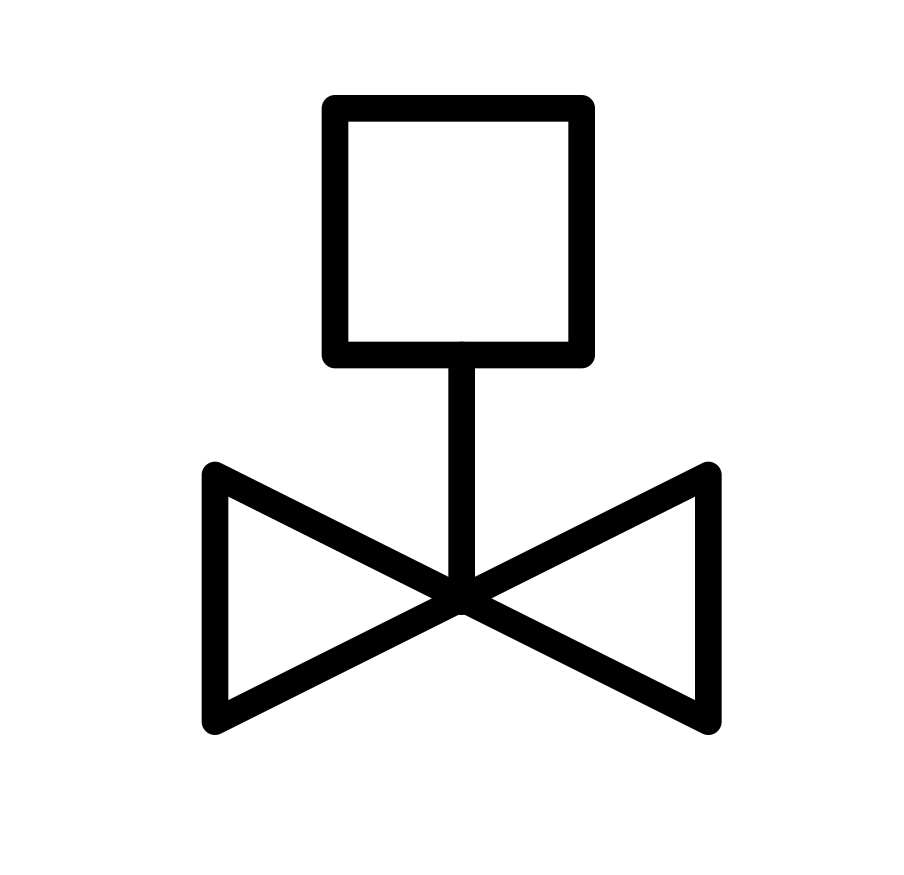
#> input picture input_CAD/targetA.png, 904 x 875 px, given in place of butterfly_valve.png, which was not available
$ python main.py
#> lines starting #> are read from the running program, lines starting #| are printed output that depends on the picture; after the words box and inside, x2 and y2 are one past the last pixel; in counts of white or black regions, pixels touching at a corner belong together; pictures that were not available may be replaced by others from this repository, and a replacement may not be noted
### detector.py
import cv2
import numpy as np
import os
import multiprocessing
from joblib import Parallel, delayed
import concurrent.futures


class PatternDetector:
    def __init__(self, threshold=0.7, scale_range=(0.2, 2.0), scale_steps=20, rotations=None):
        """
        Initialize the pattern detector.

        Args:
            threshold: Matching threshold (0-1), higher values mean more strict matching
            scale_range: Tuple of (min_scale, max_scale) to search through
            scale_steps: Number of scale steps to use
            rotations: List of rotation angles to check (in degrees), defaults to [0, 90, 180, 270]
        """
        self.threshold = threshold
        self.scale_range = scale_range
        self.scale_steps = scale_steps
        self.rotations = rotations if rotations is not None else [0, 90, 180, 270]

    def detect_pattern(self, image, template):
        """
        Detect occurrences of the template in the image at multiple scales and rotations.

        Args:
            image: Input image to search in
            template: Template image to search for

        Returns:
            List of rectangles (x, y, w, h, angle) where pattern was found
        """
        # Convert images to grayscale
        if len(image.shape) == 3:
            gray_image = cv2.cvtColor(image, cv2.COLOR_BGR2GRAY)
        else:
            gray_image = image

        if len(template.shape) == 3:
            gray_template = cv2.cvtColor(template, cv2.COLOR_BGR2GRAY)
        else:
            gray_template = template

        # Get dimensions
        img_h, img_w = gray_image.shape

        # Create scale list
        min_scale, max_scale = self.scale_range
        scales = np.linspace(min_scale, max_scale, self.scale_steps)

        # Store all matches from different scales and rotations
        all_rectangles = []
        scale_match_counts = {}

        # Try different rotations
        for angle in self.rotations:
            # Rotate template
            if angle == 0:
                rotated_template = gray_template
            else:
                # Rotate around center
                center = (gray_template.shape[1] // 2, gray_template.shape[0] // 2)
                rotation_matrix = cv2.getRotationMatrix2D(center, angle, 1.0)
                rotated_template = cv2.warpAffine(
                    gray_template,
                    rotation_matrix,
                    (gray_template.shape[1], gray_template.shape[0]),
                    flags=cv2.INTER_LINEAR
                )

            # Generate scales for matching
            for scale in scales:
                # Resize template based on scale
                scaled_h = int(rotated_template.shape[0] * scale)
                scaled_w = int(rotated_template.shape[1] * scale)

                # Skip scales that would make the template larger than the image
                if scaled_h > img_h or scaled_w > img_w or scaled_h <= 10 or scaled_w <= 10:
                    continue

                # Resize template
                scaled_template = cv2.resize(rotated_template, (scaled_w, scaled_h))

                # Perform template matching
                result = cv2.matchTemplate(gray_image, scaled_template, cv2.TM_CCOEFF_NORMED)

                # Find locations where the matching exceeds our threshold
                locations = np.where(result >= self.threshold)

                # Track matches per scale for anomaly detection
                scale_key = f"{angle}_{scale:.3f}"
                scale_match_counts[scale_key] = len(locations[0])

                # Convert to list of rectangles with rotation angle
                for pt in zip(*locations[::-1]):  # Swap columns and rows
                    all_rectangles.append((pt[0], pt[1], scaled_w, scaled_h, angle, scale))

                # Print status for large-scale operations
                if len(locations[0]) > 0:
                    print(f"Found {len(locations[0])} matches at angle={angle}, scale={scale:.2f}")

        # Check for anomalies in match counts
        if scale_match_counts:
            avg_matches = sum(scale_match_counts.values()) / len(scale_match_counts)
            max_matches = max(scale_match_counts.values())

            # If any scale has significantly more matches than average, it might be detecting noise
            if max_matches > avg_matches * 5 and max_matches > 20:
                print(f"WARNING: Detected possible false positives. Max matches: {max_matches}, Avg: {avg_matches:.2f}")

                # Find the problematic scales
                problematic_scales = [k for k, v in scale_match_counts.items() if v > avg_matches * 3]
                print(f"Problematic scales: {problematic_scales}")

                # Filter out rectangles from problematic scales if necessary
                if max_matches > 100:  # If there's an extreme anomaly
                    filtered_rectangles = []
                    for rect in all_rectangles:
                        x, y, w, h, angle, scale = rect
                        scale_key = f"{angle}_{scale:.3f}"
                        if scale_key not in problematic_scales:
                            filtered_rectangles.append((x, y, w, h, angle))

                    all_rectangles = filtered_rectangles
                else:
                    # Just remove the scale information
                    all_rectangles = [(x, y, w, h, angle) for (x, y, w, h, angle, scale) in all_rectangles]
            else:
                # Remove the scale information
                all_rectangles = [(x, y, w, h, angle) for (x, y, w, h, angle, scale) in all_rectangles]

        # Apply non-maximum suppression to avoid multiple detections of the same object
        filtered_rectangles = self._non_max_suppression(all_rectangles)

        return filtered_rectangles

    def _non_max_suppression(self, rectangles, overlap_threshold=0.3):
        """
        Apply non-maximum suppression to avoid duplicate detections

        Args:
            rectangles: List of rectangles (x, y, w, h, angle)
            overlap_threshold: Maximum allowed overlap

        Returns:
            Filtered list of rectangles
        """
        if not rectangles:
            return []

        # Group rectangles by angle
        angle_groups = {}
        for i, (x, y, w, h, angle) in enumerate(rectangles):
            if angle not in angle_groups:
                angle_groups[angle] = []
            angle_groups[angle].append((i, (x, y, w, h)))

        keep_indices = []

        # Process each angle group separately
        for angle, rects in angle_groups.items():
            indices = [r[0] for r in rects]
            boxes = np.array([[x, y, x + w, y + h] for (_, (x, y, w, h)) in rects])

            if boxes.size == 0:
                continue

            # Extract coordinates
            x1 = boxes[:, 0]
            y1 = boxes[:, 1]
            x2 = boxes[:, 2]
            y2 = boxes[:, 3]

            # Compute area of each box
            area = (x2 - x1) * (y2 - y1)

            # Reject extremely small areas (likely false positives)
            valid_indices = np.where(area > 100)[0]  # Minimum area threshold
            if valid_indices.size == 0:
                continue

            # Filter by area
            x1 = x1[valid_indices]
            y1 = y1[valid_indices]
            x2 = x2[valid_indices]
            y2 = y2[valid_indices]
            area = area[valid_indices]
            indices = [indices[i] for i in valid_indices]

            # Sort boxes by area (larger first)
            order = np.argsort(area)[::-1]

            keep = []
            while order.size > 0:
                i = order[0]
                keep.append(i)

                # Find the intersection with remaining boxes
                xx1 = np.maximum(x1[i], x1[order[1:]])
                yy1 = np.maximum(y1[i], y1[order[1:]])
                xx2 = np.minimum(x2[i], x2[order[1:]])
                yy2 = np.minimum(y2[i], y2[order[1:]])

                # Compute width and height of intersection
                w = np.maximum(0, xx2 - xx1)
                h = np.maximum(0, yy2 - yy1)

                # Compute IoU
                intersection = w * h
                union = area[i] + area[order[1:]] - intersection
                iou = intersection / (union + 1e-6)

                # Higher overlap threshold for smaller objects
                adaptive_threshold = overlap_threshold
                if area[i] < 500:  # For small objects
                    adaptive_threshold = 0.2  # Stricter threshold

                # Remove indices with IoU > threshold
                inds = np.where(iou <= adaptive_threshold)[0]
                order = order[inds + 1]

            # Map back to original indices
            keep_indices.extend([indices[k] for k in keep])

        # Now do another pass to remove overlaps between different angles
        if len(keep_indices) > 1:
            final_rectangles = [rectangles[i] for i in keep_indices]
            all_boxes = np.array([[x, y, x + w, y + h]
                                for (x, y, w, h, _) in final_rectangles])

            x1 = all_boxes[:, 0]
            y1 = all_boxes[:, 1]
            x2 = all_boxes[:, 2]
            y2 = all_boxes[:, 3]

            area = (x2 - x1) * (y2 - y1)

            # Sort by area again (larger first)
            order = np.argsort(area)[::-1]

            final_keep = []
            while order.size > 0:
                i = order[0]
                final_keep.append(i)

                # Skip if this is the last box
                if order.size == 1:
                    break

                # Calculate IoU with remaining boxes
                xx1 = np.maximum(x1[i], x1[order[1:]])
                yy1 = np.maximum(y1[i], y1[order[1:]])
                xx2 = np.minimum(x2[i], x2[order[1:]])
                yy2 = np.minimum(y2[i], y2[order[1:]])

                # Compute width and height of intersection
                w = np.maximum(0, xx2 - xx1)
                h = np.maximum(0, yy2 - yy1)

                # Compute IoU
                intersection = w * h
                union = area[i] + area[order[1:]] - intersection
                iou = intersection / (union + 1e-6)

                # Dynamic threshold based on area
                adaptive_threshold = overlap_threshold
                if area[i] < 500:
                    adaptive_threshold = 0.2

                # Remove indices with IoU > threshold
                inds = np.where(iou <= adaptive_threshold)[0]
                order = order[inds + 1]

            # Return final filtered rectangles
            return [final_rectangles[i] for i in final_keep]

        # Return filtered rectangles with their angles
        return [rectangles[i] for i in keep_indices]

    def highlight_matches(self, image, matches, color=(0, 0, 255), thickness=2):
        """
        Highlight the matches in the image using parallel processing.

        Args:
            image: Input image
            matches: List of rectangles (x, y, w, h, angle)
            color: Color to use for highlighting (BGR)
            thickness: Line thickness

        Returns:
            Image with highlighted matches
        """
        result = image.copy()

        # Set number of cores to use
        num_cores = 16

        # If only a few matches, don't use parallelization
        if len(matches) <= 4:
            for match in matches:
                result = self._highlight_single_match(result, match, color, thickness)
            return result

        # Process matches in parallel using joblib
        processed_results = Parallel(n_jobs=num_cores)(
            delayed(self._highlight_single_match)(result.copy(), match, color, thickness)
            for match in matches
        )

        # Combine the results
        if processed_results:
            # Start with the original image
            final_result = image.copy()

            # Combine all processed images
            for proc_result in processed_results:
                # Create a mask where the processed result differs from the original
                mask = cv2.absdiff(proc_result, image) > 0
                # Apply those differences to the final result
                final_result = np.where(mask, proc_result, final_result)

            return final_result
        else:
            return result

    # [104 lines left out: functions _highlight_single_match, highlight_matches_alt, not called in this run]

    def draw_match_count(self, image, count):
        """
        Draw match count on the image.

        Args:
            image: Input image
            count: Number of matches

        Returns:
            Image with text showing match count
        """
        result = image.copy()
        text = f"Matches: {count}"
        cv2.putText(result, text, (20, 30), cv2.FONT_HERSHEY_SIMPLEX, 1, (0, 0, 255), 2)
        return result

### main.py
import cv2
import os
import numpy as np
import concurrent.futures
import argparse
from functools import partial
from detector import PatternDetector
from datetime import datetime

# Define a parallel foreach function with dopar-like behavior
def foreach_dopar(iterable, func, max_workers=6):
    """
    Execute a function on each item in parallel.
    Similar to R's foreach %dopar% functionality.

    Args:
        iterable: Collection to iterate over
        func: Function to apply to each item
        max_workers: Maximum number of parallel workers

    Returns:
        List of results
    """
    with concurrent.futures.ThreadPoolExecutor(max_workers=max_workers) as executor:
        results = list(executor.map(func, iterable))
    return results

def process_image(image_name, template, detector, input_dir, output_dir):
    """
    Process a single image with the given detector and template.

    Args:
        image_name: Name of the image file
        template: Template image
        detector: PatternDetector instance
        input_dir: Directory containing input images
        output_dir: Directory for output images

    Returns:
        Tuple of (image_name, num_matches)
    """
    # Load the test image from input_CAD directory
    image_path = os.path.join(input_dir, image_name)
    image = cv2.imread(image_path)

    if image is None:
        print(f"Error: Could not read test image {image_path}")
        return image_name, 0

    print(f"\nProcessing {image_name}...")
    print(f"Image dimensions: {image.shape}")
    print(f"Template dimensions: {template.shape}")

    # Detect pattern matches at multiple scales and rotations
    matches = detector.detect_pattern(image, template)
    print(f"Found {len(matches)} matches after filtering")

    # Highlight matches
    result = detector.highlight_matches(image, matches, color=(0, 0, 255))  # Red color

    # Add match count text
    result = detector.draw_match_count(result, len(matches))

    # Save the result
    output_path = os.path.join(output_dir, f"processed_{image_name}")
    cv2.imwrite(output_path, result)

    print(f"Processed {image_name}: Found {len(matches)} matches of pattern")

    return image_name, len(matches)

def generate_detection_report(results, output_file="detection_result.txt"):
    """
    Generate a text report of detection results

    Args:
        results: List of (image_name, match_count) tuples
        output_file: Path where to save the report

    Returns:
        None
    """
    with open(output_file, 'w') as f:
        f.write("CAD Pattern Detection Results\n")
        f.write("==========================\n\n")
        f.write(f"Report generated on: {datetime.now().strftime('%Y-%m-%d %H:%M:%S')}\n\n")

        f.write("Summary:\n")
        for image_name, count in results:
            f.write(f"  {image_name}: {count} matches\n")

        f.write("\nDetailed Results:\n")
        for image_name, count in results:
            f.write(f"\nImage: {image_name}\n")
            f.write(f"  Number of patterns detected: {count}\n")
            if count == 0:
                f.write("  Status: No patterns detected\n")
            elif count < 2:
                f.write("  Status: Pattern found\n")
            else:
                f.write("  Status: Multiple patterns found\n")

    print(f"Detection report saved to {output_file}")

def main():
    """
    Main function to process images and detect patterns
    """
    # Set up argument parser
    parser = argparse.ArgumentParser(description='CAD Pattern Detector')

    # Detection parameters
    parser.add_argument('--threshold', type=float, default=0.39,
                        help='Matching threshold (0-1), higher values mean stricter matching')
    parser.add_argument('--min-scale', type=float, default=0.01,
                        help='Minimum scale to search')
    parser.add_argument('--max-scale', type=float, default=0.5,
                        help='Maximum scale to search')
    parser.add_argument('--scale-steps', type=int, default=10,
                        help='Number of scale steps between min and max')
    parser.add_argument('--no-rotations', action='store_true',
                        help='Disable rotation detection (only detect at 0 degrees)')

    # Processing parameters
    parser.add_argument('--workers', type=int, default=4,
                        help='Number of worker threads for parallel processing')
    parser.add_argument('--report', type=str, default='detection_result.txt',
                        help='Path for the detection report output file')

    # Parse arguments
    args = parser.parse_args()

    # Determine rotations to use
    rotations = [0] if args.no_rotations else [0, 90, 180, 270]
    print(f"Detecting patterns with rotations: {rotations}")

    # Initialize the pattern detector with parameters from command line
    detector = PatternDetector(
        threshold=args.threshold,
        scale_range=(args.min_scale, args.max_scale),
        scale_steps=args.scale_steps,
        rotations=rotations
    )

    # Load the template pattern
    template_path = "input_target/butterfly_valve.png"
    template = cv2.imread(template_path)
#> template is the input picture: shape (875, 904, 3); min 0, max 255, mean 231.4

    if template is None:
        print(f"Error: Could not read template image {template_path}")
        return

    # Create output directory if it doesn't exist
    output_dir = "output_CAD"
    if not os.path.exists(output_dir):
        os.makedirs(output_dir)

    # Process test images from input_CAD directory
    input_dir = "input_CAD"
    test_images = ["test_butterfly.png"]

    # Create partial function with fixed parameters
    process_func = partial(
        process_image,
        template=template,
        detector=detector,
        input_dir=input_dir,
        output_dir=output_dir
    )

    # Process images in parallel using foreach_dopar
    results = foreach_dopar(test_images, process_func, max_workers=args.workers)
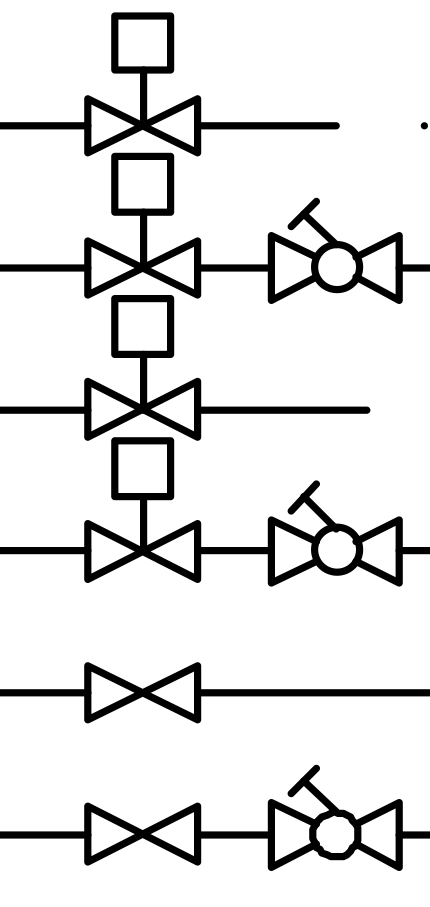
#> input picture input_CAD/testB.png, 430 x 907 px, given in place of test_butterfly.png, which was not available
#> in process_image, image is the input picture: shape (907, 430, 3); min 0, max 255, mean 226.6
#| Image dimensions: (907, 430, 3)
#| Template dimensions: (875, 904, 3)
#> the loop in detect_pattern, `for angle in self.rotations:` made 4 passes
#> pass 3, in detect_pattern, `rotated_template = cv2.warpAffine( gray_template, rotation_matrix, (gr..`:
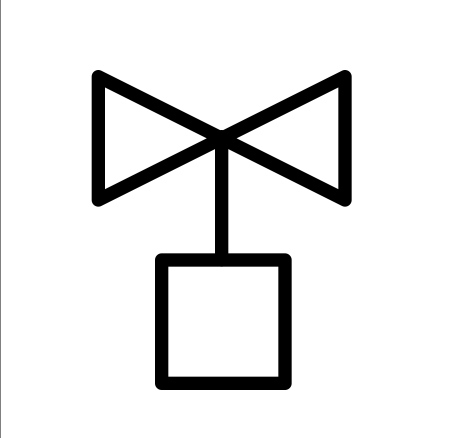
#> rotated_template: shape (875, 904) (shown at 1/2 size); min 0, max 255, mean 231.2
#> after the loop in detect_pattern, `for angle in self.rotations:`:
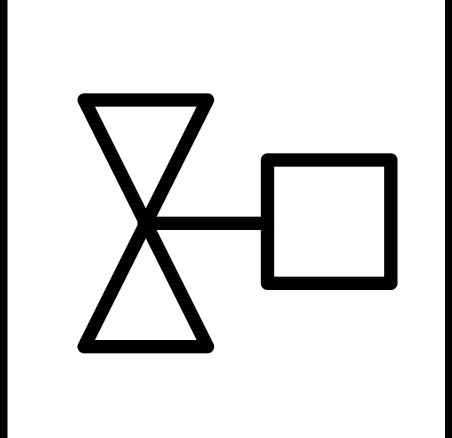
#> rotated_template: shape (875, 904) (shown at 1/2 size); min 0, max 255, mean 223.3
#> after the loop in detect_pattern, `for angle in self.rotations:`: all_rectangles = 370 items, first 6: (38, 127, 205, 199, 0, 0.228), (39, 127, 205, 199, 0, 0.228), (36, 128, 205, 199, 0, 0.228), (37, 128, 205, 199, 0, 0.228), (38, 128, 205, 199, 0, 0.228), (39, 128, 205, 199, 0, 0.228); scale_match_counts = 32 items
#> in detect_pattern, `avg_matches = sum(scale_match_counts.values()) / len(scale_match_counts)`: avg_matches = 11.56
#> in detect_pattern, `max_matches = max(scale_match_counts.values())`: max_matches = 280
#| WARNING: Detected possible false positives. Max matches: 280, Avg: 11.56
#> in detect_pattern, `problematic_scales = [k for k, v in scale_match_counts.items() if v > ..`: problematic_scales = ['0_0.228', '180_0.228']
#| Problematic scales: ['0_0.228', '180_0.228']
#> the loop in detect_pattern, `for rect in all_rectangles:` made 370 passes
#> (rect, x, y) on passes 1 to 3: ((38, 127, 205, 199, 0, 0.228), 38, 127), ((39, 127, 205, 199, 0, 0.228), 39, 127), ((36, 128, 205, 199, 0, 0.228), 36, 128)
#> after the loop in detect_pattern, `for rect in all_rectangles:`: filtered_rectangles = []
#| Found 0 matches after filtering
#> in draw_match_count, `cv2.putText(result, text, (20, 30), cv2.FONT_HERSHEY_SIMPLEX, 1, (0, 0..`:
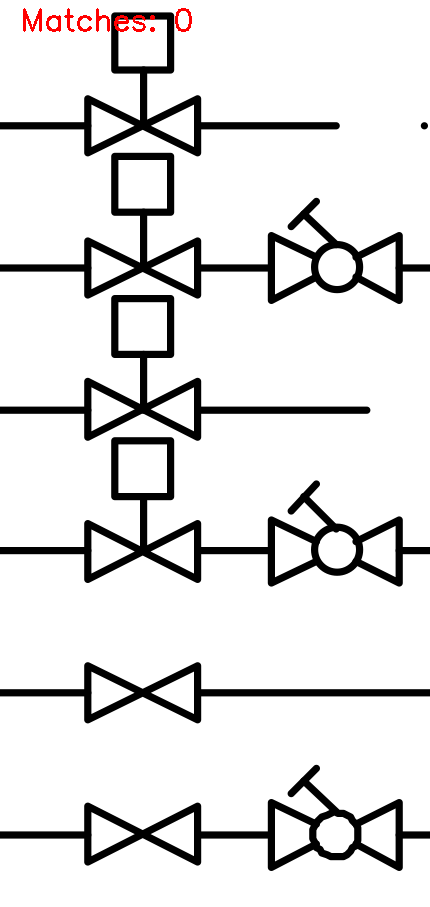
#> result: shape (907, 430, 3); 0.3% of pixels changed, all inside (x1, y1, x2, y2) = (23, 8, 192, 32)
#| Processed test_butterfly.png: Found 0 matches of pattern
#> in foreach_dopar, `results = list(executor.map(func, iterable))`: results = [('test_butterfly.png', 0)]
#> results = [('test_butterfly.png', 0)]

    # Print summary of results
    print("\nSummary of results:")
    for image_name, count in results:
        print(f"  {image_name}: {count} matches")
#> this loop made 1 pass
#> (printed output is left out)

    print("All images processed successfully")

    # Generate detection report
    generate_detection_report(results, output_file=args.report)
#> the loop in generate_detection_report, `for image_name, count in results:` made 1 pass

    return results

if __name__ == "__main__":
    main()
